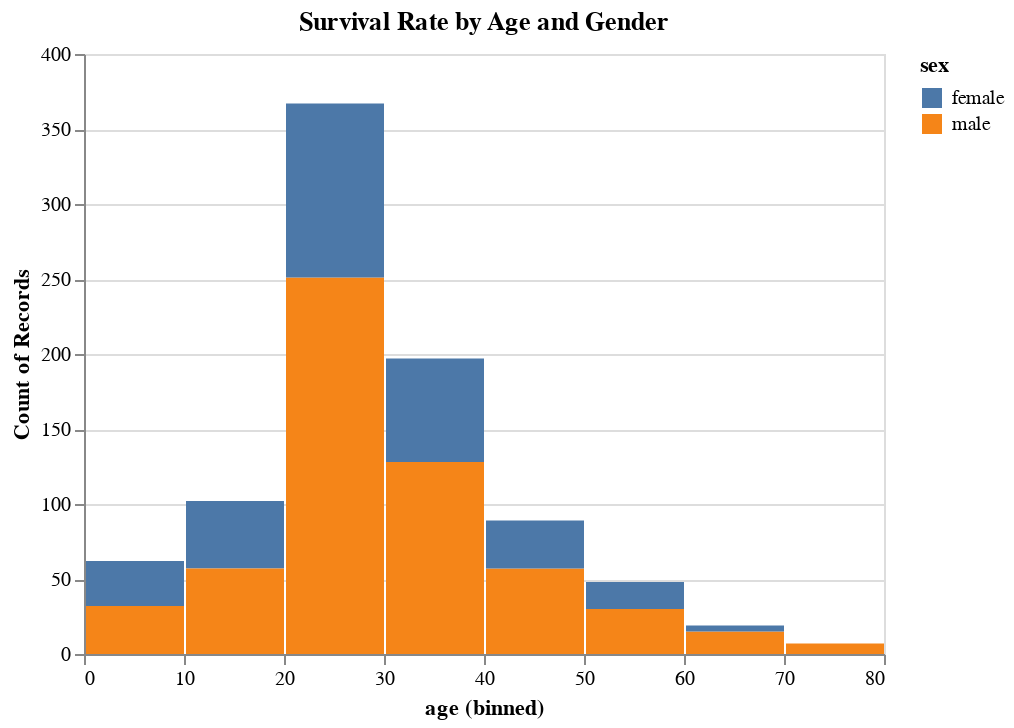

Notebook source saved alongside this figure:
### Code cell
chart = alt.Chart(survival_rate_2).mark_bar().encode(
    x = alt.X('age:Q', bin=True),
    y = 'count()',
    color = 'sex:N',
).properties(
    title = 'Survival Rate by Age and Gender'
)

chart
# As the bar chart shows the surival rate with sex by male and female.
# It shows most of the female of age group containing about 370 passengers between 20 - 30 survived
# With males around 250 passengers with the same age group survived

### Figure 1 — Vega-Lite specification as saved in the notebook (floating-point values rounded to 4 significant figures; data arrays with more than 128 entries replaced by an {"elided": "..."} marker saying what was removed)
{"config": {"view": {"continuousWidth": 400, "continuousHeight": 300}}, "data": {"name": "data-b24e0101b73b6aae3d24f13b95b6945e"}, "mark": "bar", "encoding": {"color": {"field": "sex", "type": "nominal"}, "x": {"bin": true, "field": "age", "type": "quantitative"}, "y": {"aggregate": "count", "type": "quantitative"}}, "title": "Survival Rate by Age and Gender", "$schema": "https://vega.github.io/schema/vega-lite/v4.17.0.json", "datasets": {"data-b24e0101b73b6aae3d24f13b95b6945e": {"elided": "891 records"}}}
